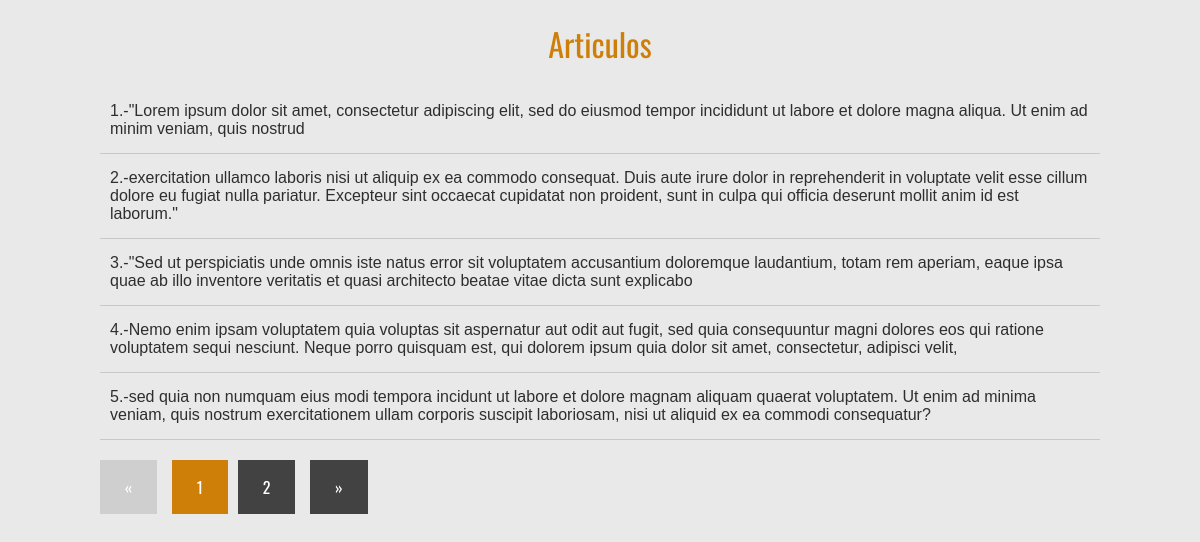
The page / on the database its author committed.
### tables this page shows
CREATE TABLE `articulos` (
  `id` int(11) NOT NULL,
  `articulo` text NOT NULL
);

### index.php (called while the page is built, shortened)
<?php
require 'bd.php';
$pagina = isset($_GET['pagina']) ? (int)$_GET['pagina'] : 1 ;
$postPorPagina = 5;
$inicio = ($pagina > 1) ? ($pagina * $postPorPagina - $postPorPagina) : 0 ;
$articulos = $conexion->prepare("SELECT SQL_CALC_FOUND_ROWS * FROM articulos
                        LIMIT $inicio, $postPorPagina");
$articulos->execute();
$articulos = $articulos->fetchAll();
$totalArticulos = $conexion->query('SELECT FOUND_ROWS() as total');
$totalArticulos = $totalArticulos->fetch()['total'];
$numeroPagina = ceil($totalArticulos / $postPorPagina);
require 'index.view.php';
?>

### index.view.php (the view, shortened to what this page needs)
<!DOCTYPE html>
<html lang="ees">
<head>
    <link rel="stylesheet" href="main.css">
</head>
<body>
    <div class="contenedor">
    <h1>Articulos</h1>
    <section class="articulos">
        <ul>
            <?php foreach ($articulos as $articulo): ?>
                <li><?php echo $articulo['id']. '.-' . $articulo['articulo'] ?></li>
            <?php endforeach?>
        </ul>
    </section>
    <section class="paginacion">
        <ul>
            <?php if ($pagina == 1):  ?>
                <li class="disabled">&laquo;</li>
            <?php else:?>
                <li><a href="?pagina=<? echo $pagina - 1 ?>">&laquo;</a></li>
            <?php endif;?>
            <?php
                for ($i=1; $i <= $numeroPagina; $i++){
                    if($pagina == $i){
                        echo "<li class='active'><a href='?pagina=$i'>$i</a></li>";
                    }else{
                        echo "<li><a href='?pagina=$i'>$i</a></li>";
                    }
                }
            ?>
            <?php if ($pagina == $numeroPagina):  ?>
                <li class="disabled">&raquo;</li>
            <?php else:?>
                <li><a href="?pagina=<? echo $pagina + 1 ?>">&raquo;</a></li>
            <?php endif;?>
        </ul>
    </section>
    </div>
</body>
</html>

### main.css (style rules this page uses)
* { margin: 0; padding: 0; -webkit-box-sizing: border-box; -moz-box-sizing: border-box; box-sizing: border-box }
body { color: #2e2e2e; font-size: 16px; font-family: Arial, Helvetica, sans-serif; background: #e9e9e9; }
.contenedor { width:90%; max-width: 1000px; margin:auto; }
h1 { margin: 20px 0; text-align: center; font-family: "Oswald", Arial, Helvetica, sans-serif; color: #ce7f08; font-weight: normal; }
.contenedor .articulos { margin-bottom: 20px; }
.contenedor .articulos ul { list-style: none; }
.contenedor .articulos ul li { padding: 15px 10px; border-bottom: 1px solid #c8c8c8; }
.paginacion ul { list-style: none; }
.paginacion ul li { display:inline-block; margin-right: 10px; }
.paginacion .active a { background: #ce7f08; }
.paginacion ul .disabled { background: #c8c8c8c8; display:inline-block; font-family: "Oswald", Arial, Helvetica, sans-serif; padding: 15px 25px; cursor: not-allowed; color: #fff; text-decoration: none; }
.paginacion ul li a { display:inline-block; font-family: "Oswald", Arial, Helvetica, sans-serif; padding: 15px 25px; background: #424242; color: #fff; text-decoration: none; }

### rows shown on the page
articulos: id "1", articulo "\"Lorem ipsum dolor sit amet, consectetur adipiscing elit, sed do eiusmod tempor incididunt ut labore et dolore magna aliqua. Ut enim ad minim veniam, quis nostrud"
articulos: id "2", articulo "exercitation ullamco laboris nisi ut aliquip ex ea commodo consequat. Duis aute irure dolor in reprehenderit in voluptate velit esse cillum dolore eu fugiat nulla pariatur. Excepteur sint occaecat cupidatat non proident, sunt in culpa qui officia deserunt mollit anim id est laborum.\""
articulos: id "3", articulo "\"Sed ut perspiciatis unde omnis iste natus error sit voluptatem accusantium doloremque laudantium, totam rem aperiam, eaque ipsa quae ab illo inventore veritatis et quasi architecto beatae vitae dicta sunt explicabo"
articulos: id "4", articulo "Nemo enim ipsam voluptatem quia voluptas sit aspernatur aut odit aut fugit, sed quia consequuntur magni dolores eos qui ratione voluptatem sequi nesciunt. Neque porro quisquam est, qui dolorem ipsum quia dolor sit amet, consectetur, adipisci velit,"
articulos: id "5", articulo "sed quia non numquam eius modi tempora incidunt ut labore et dolore magnam aliquam quaerat voluptatem. Ut enim ad minima veniam, quis nostrum exercitationem ullam corporis suscipit laboriosam, nisi ut aliquid ex ea commodi consequatur?"
